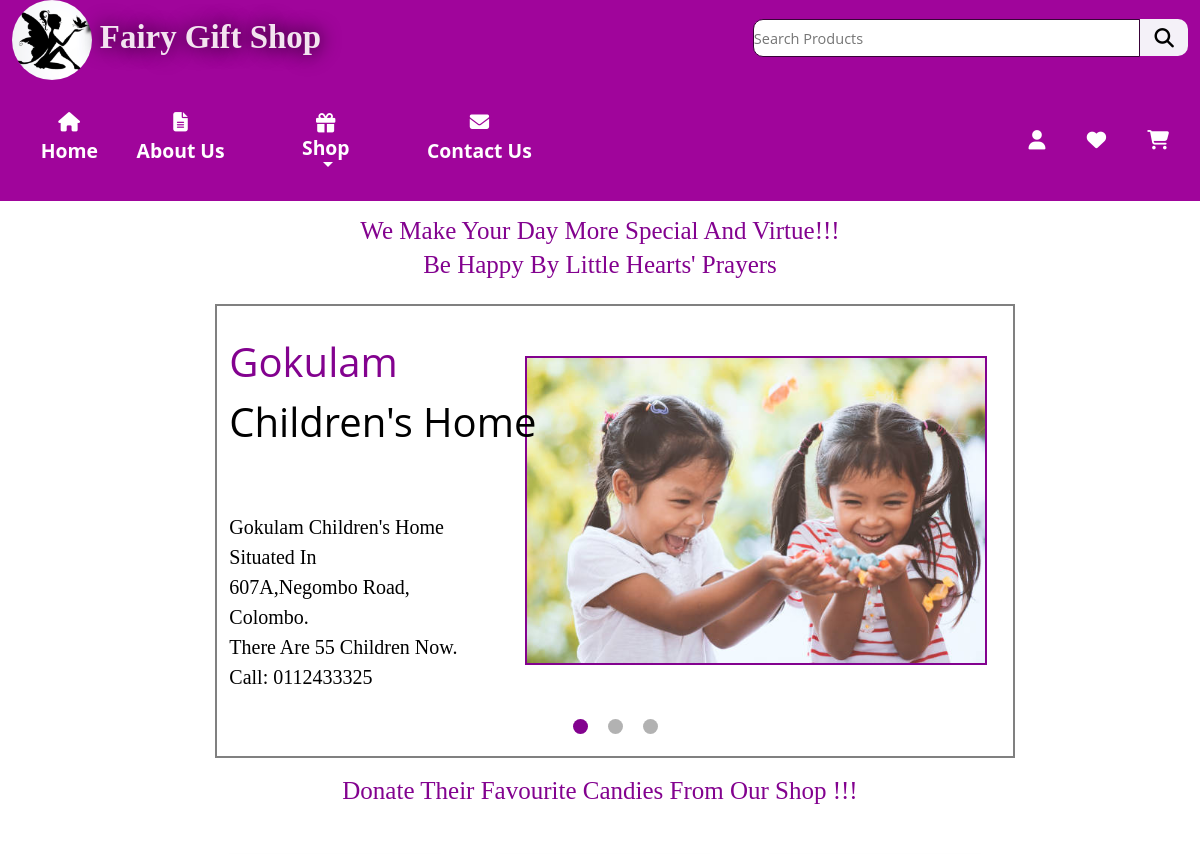
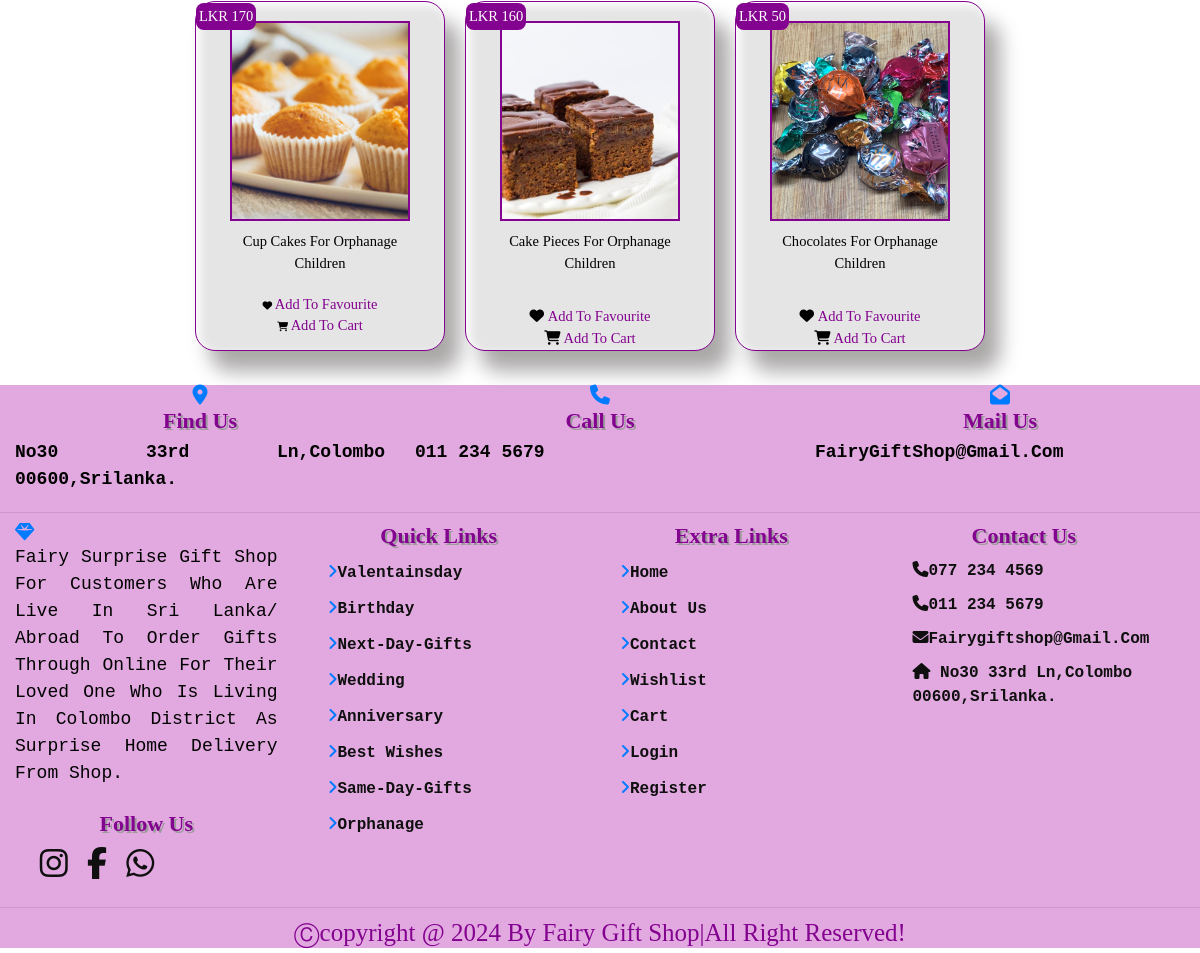
The app's page /orphanage.php with its own data (2 pictures, top to bottom).
### tables this page shows
CREATE TABLE `products` (
  `Product_ID` int(255) NOT NULL,
  `SC_ID` int(11) NOT NULL,
  `Product_Name` varchar(255) NOT NULL,
  `Product_Price` varchar(255) NOT NULL,
  `Product_Quote` varchar(255) NOT NULL,
  `Product_Details` varchar(255) NOT NULL,
  `Product_Image` varchar(255) NOT NULL
);

### orphanage.php (the view, shortened to what this page needs)
<?php
require 'config.php';
?>
<!DOCTYPE html>
<html lang="en">
<head>
    <link rel="stylesheet" href="https://cdn.jsdelivr.net/npm/bootstrap@4.4.1/dist/css/bootstrap.min.css" >
<link rel="stylesheet" href="https://cdnjs.cloudflare.com/ajax/libs/font-awesome/6.0.0/css/all.min.css">
<link rel="stylesheet" href="CSS/orphan.css?v=<?php echo time(); ?>">
<link rel="stylesheet" href="CSS/HeaderFooterStyle.css?v=<?php echo time(); ?>">
 <?php include("Header.php"); ?>
</head>
<body>
<br>
<h2> We make Your Day more special and Virtue!!! </h2>
<h3>  Be happy by little hearts' prayers </h3>
    <div class="container">
        <div class="slider">
            <div class="slide" id="slide-1">
                <div class="caption"> <span> Gokulam </span> Children's Home  <br> <br> <p>
                Gokulam children's home <br> situated in <br> 607A,Negombo Road,<br>  Colombo. <br>
                There are 55 children now. <br>
                call: 0112433325 </p>
                </div>
            </div>
            <div class="dots">
                <label for="radio-1" id="label-1"> </label>
                <label for="radio-2" id="label-2"> </label>
                <label for="radio-3" id="label-3"> </label>
            </div>
</div>
</div>
<br>
<br>
<br>
<br>
<br>
<br>
<br>
<br>
<br>
<br>
<br>
<br>
<br>
<br>
<br>
<br>
<br>
<br>
<br>
<br>
<br>
<br>
<br>
<br>
<br>
<br>
<br>
<br>
<br>
<br>
<h2> Donate their Favourite candies From Our Shop !!!</h2> <br> <br> <br>
<section class="products">
<div class="box-container">
  <?php
     $select_products = mysqli_query($connect, "SELECT
                                p.Product_Name,
                                p.Product_Price,
                                p.Product_Quote,
                                p.Product_Details,
                                p.Product_Image,
                                p.Product_ID,
                                s.Subcategory,
                                m.MC_Name
                                FROM products p INNER JOIN subcategory AS s ON p.SC_ID = s.SC_ID INNER JOIN maincategory AS m ON s.MC_ID = m.MC_ID where m.MC_ID= '10'") or die('query failed');
     if(mysqli_num_rows($select_products) > 0){
        while($fetch_products = mysqli_fetch_assoc($select_products)){
  ?>
  <form action="" method="POST" class="box">
     <div class="price">LKR <?php echo $fetch_products['Product_Price']; ?></div>
     <img src="uploaded_img/<?php echo $fetch_products['Product_Image']; ?>" alt="" class="image">
     <div class="pquote"><?php echo $fetch_products['Product_Quote']; ?></div>
  <br>
     <i class="fa fa-heart"> </i> <input type="submit" value ="Add To Favourite" name="add_to_wishlist" class="btns"> <br>
    <i class="fa fa-shopping-cart"> </i> <a href="Oview_page.php?pid=<?php echo $fetch_products['Product_ID']; ?>"value ="Add To Cart" name="add_to_cart" class="btns"> Add to Cart
  </form>
  <?php
     }
  }else{
     echo '<p class="empty">no products added yet!</p>';
  }
  ?>
</div>
</section>
<br>
   <?php include("footer.php"); ?>
</body>
</html>

### Header.php (shortened to what this page needs)
<header>
  <div class="header-1">
    <a href="#" class="logo">
      <img src="Images/logo1.ico" class="img-fluid rounded-circle" alt="Logo" width="80px" height="80px"> Fairy Gift Shop
    </a>
    <div class="form-container">
      <form  action="" autocomplete='off' method="POST" id="searchform">
          <input type="search" placeholder="search products" id="search" list="serachresult" /><label for="search" class="fas fa-search searching"></label>
      </form>
    </div>
  </div>
  <div class="header-2">
      <nav class="navbar">
        <ul>
          <li>
            <a class="nav-link" href="Home.php">
              <span class="Menuicon">
                <i class="fas fa-home"></i>
              </span>
              <span class="menutext">Home</span>
            </a>
          </li>
          <li>
            <a class="nav-link" href="about.php">
              <span class="Menuicon">
                  <i class="fa fa-file-text"></i>
              </span>
               <span class="menutext">About Us</span>
            </a>
          </li>
          <li>
            <a class="nav-link" href="">
                <span class="menutext"> </span></a>
        <div class="icons">
        <div class="nav-item dropdown px-5 d-inline-block ">
        <a class="nav-link menulink  dropdown-toggle" href="" id="navbarDropdown" role="button" data-toggle="dropdown" aria-haspopup="true" aria-expanded="false">
                <span style="display:flex;flex-direction:column;justify-content:center;align-items:center;"><i class="fa fa-gift"></i></span>Shop</span>
        </a>
        </div>
          </li>
          <li>
            <a class="nav-link" href="contact.php">
              <span class="Menuicon">
                <i class="fa fa-envelope "></i>
              </span>
              <span class="menutext">Contact Us</span>
            </a>
          </li>
        </ul>
      </nav>
      <?php
        if(isset($_SESSION['user_id'])){ ?>
        <div class="icons">
        <div class="nav-item dropdown px-5 d-inline-block ">
        <a class="nav-link menulink  dropdown-toggle" href="login.php" id="navbarDropdown" role="button" data-toggle="dropdown" aria-haspopup="true" aria-expanded="false">
                <span style="display:flex;flex-direction:column;justify-content:center;align-items:center;"><i class="fas fa-user"></i><span style="font-size:16px"><?php echo $_SESSION['user_name']; ?></span></span>
        </a>
        <div class="dropdown-menu userdropdown " aria-labelledby="navbarDropdown">
          <a class="dropdown-item text-white useroption" href="Myorder.php"><i class="fas fa-user-plus mr-4"></i>My Order</a>
          <a class="dropdown-item text-white useroption" href="Login.php"><i class="fas fa-user mr-4"></i>Sign in</a>
          <div class="dropdown-divider"></div>
          <a class="dropdown-item text-white useroption" href="login.php"><i class="fa fa-sign-out mr-4" aria-hidden="true"></i>Log out</a>
        </div>
        </div>
        <?php
          $userid=$_SESSION['user_id'];
          $wishlist= mysqli_query($connect, "SELECT * FROM `wishlist` WHERE `User_ID` = '$userid'") or die('query failed');
          $card=mysqli_query($connect, "SELECT * FROM `cart` WHERE `User_ID` ='$userid'") or die('query failed')
        ?>
          <a href="wishlist.php" class="fas fa-heart"><span><sup>(<?php echo mysqli_num_rows($wishlist); ?>)</sup></span> </a>
          <a href="cart.php" class="fas fa-shopping-cart"><span><sup>(<?php echo mysqli_num_rows($card); ?>)</sup></span></a>
      </div>
        <?php }
        else{?>
      <div class="icons">
        <a href="login.php" class="fas fa-user"></a>
        <a href="wishlist.php" class="fas fa-heart"></span> </a>
        <a href="cart.php" class="fas fa-shopping-cart"></a>
      </div>
      <?php } ?>
  </div>
</header>

### footer.php
<footer>
  <div class="container-fluid contact">
    <ul class="row">
      <li class="col-sm-4 text-center">
        <i class="fas fa-map-marker-alt"></i>
        <h3>Find us</h3>
        <p>No30 33rd Ln,Colombo 00600,Srilanka.</p>
      </li>
      <li class="col-sm-4 text-center">
        <i class="fas fa-phone"></i>
        <h3>Call us</h3>
        <p>011 234 5679</p>
      </li>
      <li class="col-sm-4 text-center">
        <i class="fas fa-envelope-open"></i>
        <h3>Mail us</h3>
        <p>FairyGiftShop@gmail.com</p>
      </li>
    </ul>
  </div>
  <hr class="footerhr">
  <div class="aboutus container-fluid row" id="footer-style">
    <ul class="col-sm-3 col-xs-1">
      </li><i class="fas fa-gem fa-2x"></i></li>
           <p> Fairy Surprise Gift Shop for customers who are live in Sri Lanka/
           Abroad to order gifts through online for their loved one who is living in Colombo District as Surprise home
           delivery from shop.</p><br>
      <h3 class="">Follow us</h3>
      <li class="ms-0">
        <a href=""></a><i class="fa fa-instagram fa-2x px-2"></i>
        <a href=""></a><i class="fa fa-facebook fa-2x px-2"></i>
        <a href=""></a><i class="fa fa-whatsapp fa-2x px-2"></i>
      </li>
    </ul>
    <ul class="col-sm-3 ">
      <h3>Quick links</h3>
      <li><a href=""><i class="fas fa-angle-right"></i></a>Valentainsday </li>
      <li><a href=""><i class="fas fa-angle-right"></i></a>Birthday</li>
      <li><a href=""><i class="fas fa-angle-right"></i></a>Next-day-gifts</li>
      <li><a href=""><i class="fas fa-angle-right"></i></a>Wedding </li>
      <li><a href=""><i class="fas fa-angle-right"></i></a>Anniversary</li>
      <li><a href=""><i class="fas fa-angle-right"></i></a>Best wishes</li>
      <li><a href=""><i class="fas fa-angle-right"></i></a>Same-day-Gifts</li>
      <li><a href=""><i class="fas fa-angle-right"></i></a>Orphanage</li>
    </ul>
    <ul class="col-sm-3 ">
      <h3 class="">Extra links</h3>
      <li><a href=""><i class="fas fa-angle-right" class="footer-icon"></i></a>Home</li>
      <li><a href=""><i class="fas fa-angle-right"></i></a>About us</li>
      <li><a href=""><i class="fas fa-angle-right"></i></a>Contact</li>
      <li><a href=""><i class="fas fa-angle-right"></i></a>Wishlist</li>
      <li><a href=""><i class="fas fa-angle-right"></i></a>Cart</li>
      <li><a href=""><i class="fas fa-angle-right"></i></a>Login</li>
      <li><a href=""><i class="fas fa-angle-right"></i></a>Register</li>
    </ul>
    <ul class="col-sm-3 ">
      <h3>Contact Us</h3>
      <li><i class="fas fa-phone me-3"></i>077 234 4569</li>
      <li><i class="fas fa-phone me-3"></i>011 234 5679</li>
      <li><i class="fas fa-envelope me-3"></i>Fairygiftshop@gmail.com</li>
      <li><i class="fas fa-home me-3"></i> No30 33rd Ln,Colombo 00600,Srilanka.</li>
    </ul>
  </div>
  <hr class="footerhr" />
  <div class="copyright text-center">
    <h4>&#9400;copyright @ <?= date('Y'); ?> by Fairy Gift shop|All right reserved!</h4>
  </div>
</footer>

### CSS/orphan.css (style rules this page uses)
body { background:white; }
h1,h2,h3,h4 { font-family: Cambria; color:#83028f; font-size: 25px; font-weight:normal; text-align: center; }
.container { position: relative; max-width: 800px; margin: 5% auto; margin-top: 2%; }
.slider { width:100%; position: absolute; border: 2px solid gray; padding-top: 56.25%; }
.slide { position: absolute; top:0; left:0; opacity:0; }
.caption { position: absolute; color:black; font-size: 40px; margin-left: 2%; text-transform: capitalize; transition: 0.9s; }
.caption span { display: block; text-transform: initial; color:#83028f; margin-top:0; }
.dots { width:100%; position: absolute; bottom:5%; display: flex; justify-content: center; align-items: center; }
.dots label { width:15px; height:15px; background: black; margin: 0 10px; border-radius: 50%; opacity: 0.3; cursor: pointer; transition: 0.2s ease-in-out; }
#radio-1:checked ~ #slide-1, #radio-2:checked ~ #slide-2, #radio-3:checked ~ #slide-3 { opacity: 1; }
#radio-1:checked ~ #slide-1 .caption, #radio-2:checked ~ #slide-2 .caption, #radio-3:checked ~ #slide-3 .caption { opacity: 1; top:7%; }
#radio-1:checked ~ .dots #label-1, #radio-2:checked ~ .dots #label-2, #radio-3:checked ~ .dots #label-3 { background: #83028f; opacity: 1; }
p { font-family: Cambria; color:black; font-size: 20px; font-weight:normal; text-align: justify; }
.products .box-container { display: grid; grid-template-columns: auto auto auto auto; grid-gap: 20px; justify-content: center; }
.products .box-container .box { background-color: #e5e5e5; border:#83028f 1px solid; box-shadow: 15px 20px 20px rgb(170, 167, 167), inset 4px 4px 10px white; border-radius: 20px; padding:2rem; text-align: center; position: relative; height: 350px; width:250px; justify-content: center; transition: transform .2s; }
.products .box-container .box .image { height:200px; width:180px; object-fit: cover; border: 2px solid #83028f; }
.products .box-container .box .price { position: absolute; top:0.1rem; }
.products .box-container .box .price { font-size: 1.5rem; padding:0.3rem; background-color:#83028f; color:white; left:0rem; font-family: Verdana; border-radius: 0.8rem; margin-top: 0%; }
.products .box-container .box .btns { margin-top: -25px; color:#83028f; font-size: 1.5rem; background-color: #e5e5e5; border:none; font-family: Verdana; text-decoration: none;; }
.pquote { margin:1rem; font-size: 1.5rem; font-family: Verdana; color: black; }

### orphanage.php (style rules this page uses)
i.fa-heart, i.fa-shopping-cart { color:black; }

### records on screen
products: Product_Price "170", Product_Image (picture), Product_Quote "Cup Cakes For Orphanage Children"
products: Product_Price "160", Product_Image (picture), Product_Quote "Cake Pieces For Orphanage Children"
products: Product_Price "50", Product_Image (picture), Product_Quote "Chocolates For Orphanage Children"
